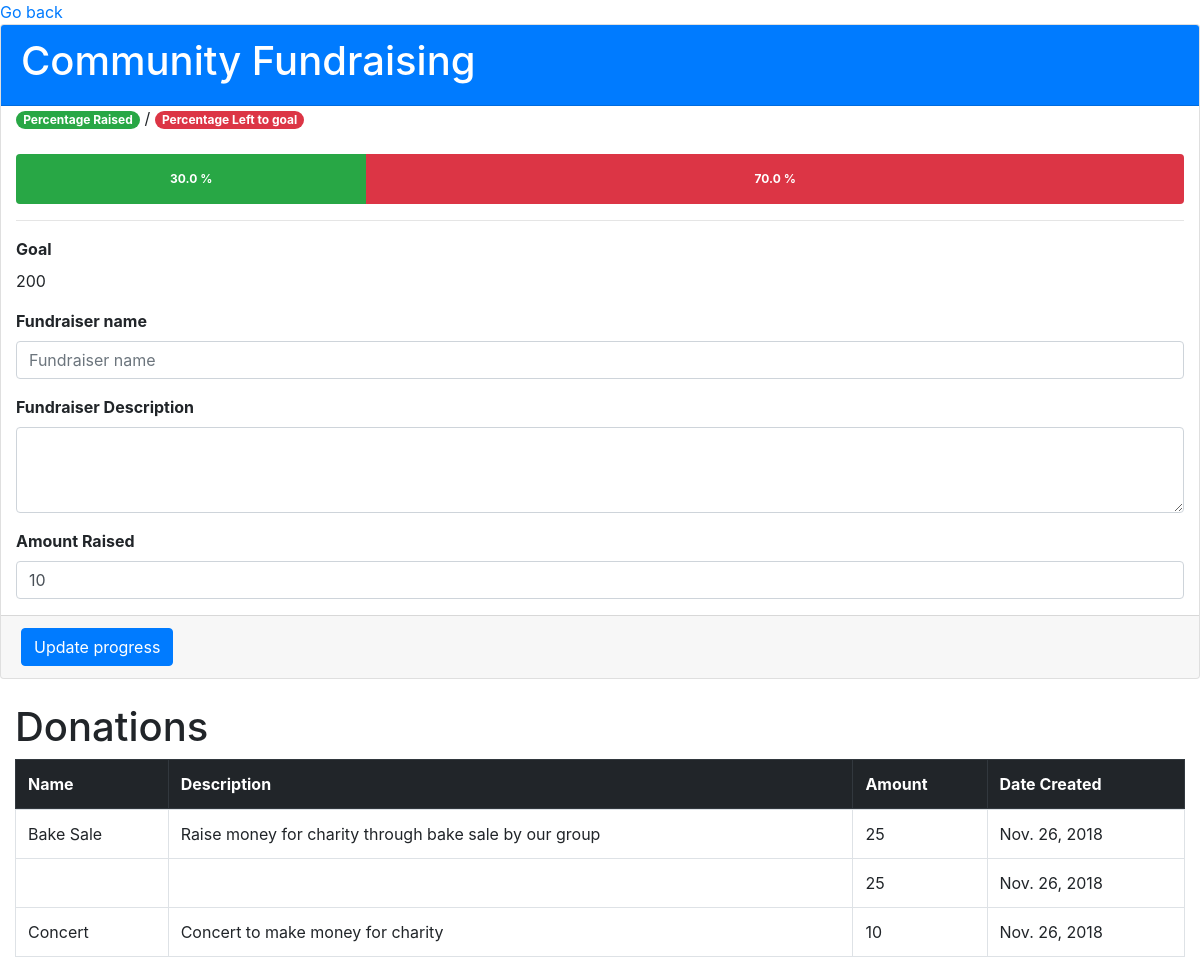
The page /fundraiser/ on the database its author committed.
### fundraiser/models.py (models this page shows)
class Event(models.Model):
	eventName = models.CharField(max_length=150)
	eventDescription = models.CharField(max_length=500, default='No Description Available')
	eventAmount = models.CharField(max_length=10,default ='0')
	eventGoal = models.CharField(max_length=10,default ='0')
	eventCreated = models.DateField(auto_now_add=True)
	class Meta:
		db_table = "eventsdb"

### fundraiser/views.py (the view, shortened to what this page needs)
# urls.py: path('', views.index, name='fundraiser'),
def index(request):
	if request.method == 'GET':
		objects = Event.objects.all().order_by('eventCreated')
		return render(request, "fundraiser.html", {'events':objects, 'goal':getGoal(objects), 'totalFunds':getTotalFunds(objects)})

### fundraiser/views.py (called while the page is built)
def getGoal(events) :
	goal = 0
	if events:
		for x in events:
			goal=x.eventGoal;
			break;
	return goal;

def getTotalFunds(events) :
	total = 0;
	for x in events:
		total=total + float(x.eventAmount);
	return total;

### tasksapp/templates/fundraiser.html (shortened to what this page needs)
<!DOCTYPE html>
<html lang="en">
<head>
    <link rel="stylesheet" href="https://maxcdn.bootstrapcdn.com/bootstrap/4.1.3/css/bootstrap.min.css">
</head>
 <a class="nav-signout" href="{% url 'home' %}">Go back</a>
<body onload="viewProgressBar()">
      <form action="/fundraiser/" method="post" >
    <div class="card">
        <div class="card-header bg-primary">
            <h1 class="text-white">Community Fundraising</h1>
        </div>
        <div class="container-fluid">
          <div class="row">
              <div class="col-md-12">
                  <span class="badge badge-pill badge-success">Percentage Raised</span> / <span class="badge badge-pill badge-danger">Percentage Left to goal</span>
              </div>
          </div>
          <br />
  <div class="progress" style="height:50px">
    <div id="raised" class="progress-bar bg-success" style="width:0%">
      <strong><span id="raisedText"></span> %</strong>
    </div>
    <div id="left" class="progress-bar bg-danger" style="width:0%">
        <strong><span id="leftText"></span> %</strong>
    </div>
  </div>
        <hr/>
            <div class="form-group">
            <label><strong>Goal</strong></label>
                {% if not events %}
                    <input type="text" class="form-control" name="eventGoal" id="eventGoal" placeholder="Goal amount">
              {% else %}
                    <br/>{{ goal}}
                {% endif %}
            </div>
        <div class="form-group">
            <label><strong>Fundraiser name</strong></label>
            <input type="text" class="form-control" name="eventName" id="fundraiserName" placeholder="Fundraiser name">
        </div>
          <div class="form-group">
            <label><strong>Fundraiser Description</strong></label>
              <textarea rows="3" class="form-control" name="eventDescription" id="eventDescription"></textarea>
        </div>
    <div class="form-group">
        <label><strong>Amount Raised</strong></label>
        <input type="text" class="form-control" name="eventAmount" id="amountRaised" value="10">
    </div>
    </div>
        <div class="card-footer">
            <button type="submit" class="btn btn-primary" onclick="updateProgressBar()">Update progress</button>
        </div>
</div>
  </form>
<br>
      <div class="container-fluid">
      <h1>Donations</h1>
 <table class="table table-bordered table-hover" id="events">
      <tr>
           <thead class="thead-dark">
        <th>Name</th>
        <th>Description</th>
        <th>Amount</th>
        <th>Date Created</th>
           </thead>
      </tr>
      {% for event in events %}
        <tr>
          <td>{{event.eventName}}</td>
          <td>{{event.eventDescription}}</td>
            <td>{{event.eventAmount}}</td>
          <td>{{event.eventCreated}}</td>
        </tr>
    {% endfor %}
    </table>
      </div>
</body>
</html>

### rows shown on the page
Event: eventGoal "200", eventName "Bake Sale", eventDescription "Raise money for charity through bake sale by our group", eventAmount "25", eventCreated "Nov. 26, 2018"
Event: eventAmount "25", eventCreated "Nov. 26, 2018"
Event: eventName "Concert", eventDescription "Concert to make money for charity", eventAmount "10", eventCreated "Nov. 26, 2018"
